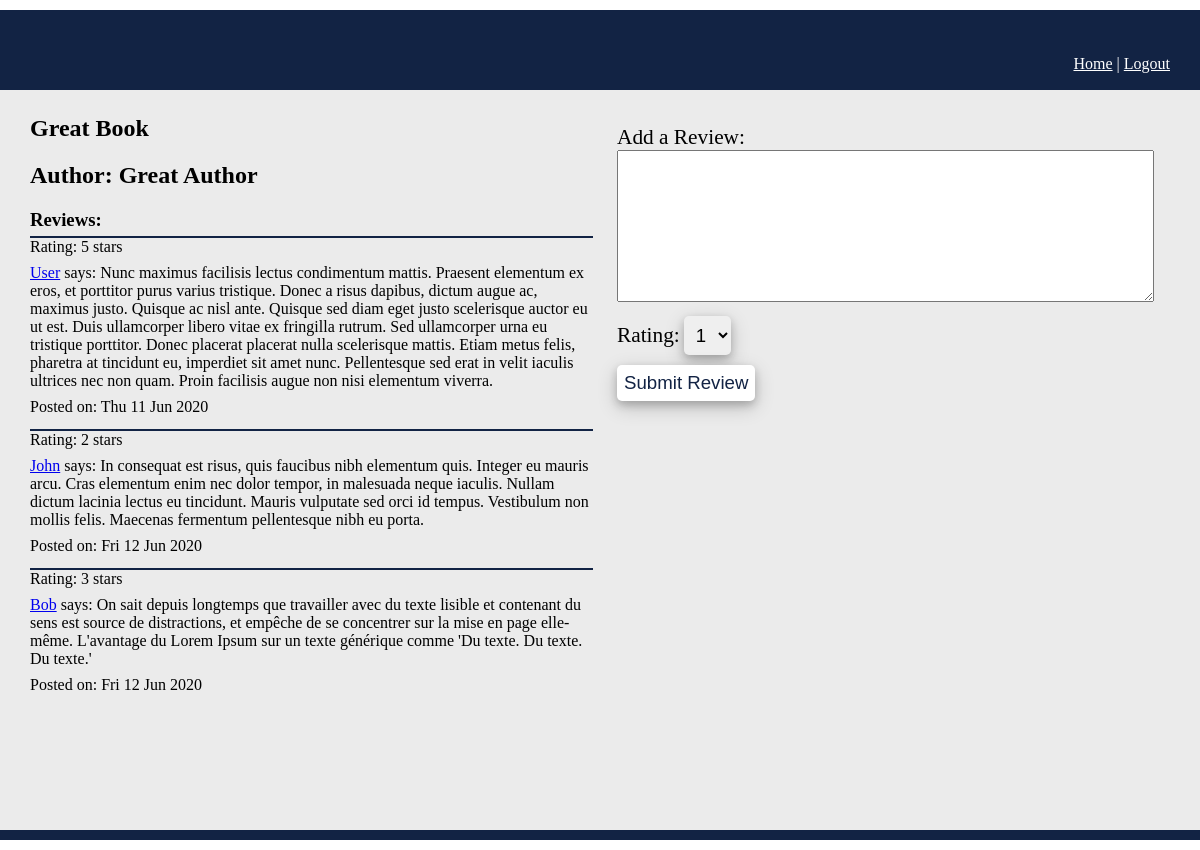
Screenshot of /books/1 with the database file from the repository.
### dojoreads_app/models.py (models this page shows)
class Book(models.Model):
    title = models.CharField(max_length=255)
    author = models.ForeignKey(Author, related_name="books", on_delete=models.CASCADE)
    created_at = models.DateTimeField(auto_now_add=True)
    updated_at = models.DateTimeField(auto_now=True)

class Author(models.Model):
    author = models.CharField(max_length=255)
    created_at = models.DateTimeField(auto_now_add=True)
    updated_at = models.DateTimeField(auto_now=True)

class Review(models.Model):
    review = models.TextField()
    rating = models.IntegerField(default=0)
    book = models.ForeignKey(Book, related_name="reviews", on_delete=models.CASCADE)
    poster = models.ForeignKey(User, related_name="reviews", on_delete=models.CASCADE)
    created_at = models.DateTimeField(auto_now_add=True)
    updated_at = models.DateTimeField(auto_now=True)

class User(models.Model):
    name = models.CharField(max_length=255)
    alias = models.CharField(max_length=45)
    email = models.CharField(max_length=255)
    password = models.CharField(max_length=255)
    created_at = models.DateTimeField(auto_now_add=True)
    updated_at = models.DateTimeField(auto_now=True)
    objects = UserManager()

### dojoreads_app/views.py (the view)
# urls.py: path('books/<int:book_id>', views.one_book),
def one_book(request, book_id):
    book = Book.objects.get(id=book_id)
    context ={
        'book': Book.objects.get(id=book_id),
        'all_reviews': book.reviews.all()
    }
    return render(request, 'one_book.html', context)

### dojoreads_app/templates/one_book.html (shortened to what this page needs)
<!DOCTYPE html>
<html lang="en">
<head>
    {%load static%}
    <link rel="stylesheet" href="{% static 'style/style.css' %}">
</head>
<body>
    <div id="wrapper">
        <div class="header">
            <p><a href="/books">Home</a> | <a href="/logout">Logout</a></p>
        </div>
        <div class="main">
            <div id="column-1">
                <h2>{{book.title}}</h2>
                <h2>Author: {{book.author.author}}</h2>
                <h3>Reviews:</h3>
                <div>
                    {%for review in all_reviews%}
                    <div class="border"><p>Rating: {{review.rating}} stars</p></div>
                    <p><a href="/users/{{review.poster.id}}">{{review.poster.alias}}</a> says: {{review.review}}</p><br>
                    <p>Posted on: {{review.created_at|date:"D d M Y"}}</p><br>
                    {% endfor %}
                </div>
            </div>
            <div id="column-1">
                <form action="/add_review" method="POST">
                    <label for="">Add a Review:</label><br>
                    <textarea name="review" id="" cols="65" rows="10"></textarea><br>
                    <label for="">Rating:</label>
                    <select name="rating" id="">
                        <option value="1">1</option>
                    </select><br>
                    <button>Submit Review</button>
                </form>
            </div>
        </div>
    </div>
</body>
</html>

### dojoreads_app/static/style/style.css (style rules this page uses)
* { padding: 0px; margin: 0px; }
#wrapper { margin: 10px auto; background-color: #122344; padding-top: 20px; padding-bottom: 10px; width: 1200px; }
.header { min-height: 40px; margin-bottom: 20px; padding-left: 30px; padding-right: 30px; }
.header a,p { color: #fff; display: inline-block; }
.header p { float: right; padding-top: 25px; }
form { color: #ffffff; padding: 10px; }
select { width: fit-content; padding: 8px; border-radius: 5px; font-size: 14pt; border: none; box-shadow: 0 4px 8px 0 rgba(0, 0, 0, 0.2), 0 6px 20px 0 rgba(0, 0, 0, 0.19); }
button { padding: 7px; border-radius: 5px; font-size: 14pt; background-color: #fff; color: #122344; margin-top: 10px; border: none; box-shadow: 0 4px 8px 0 rgba(0, 0, 0, 0.2), 0 6px 20px 0 rgba(0, 0, 0, 0.19); }
form label { font-size: 16pt; }
.main { min-height: 700px; background-color: #ebebeb; padding: 20px 25px; }
.main form { color: black; }
#column-1 { width: 563px; display: inline-block; vertical-align: top; margin: 5px; }
#column-1 h2 { margin-bottom: 20px; }
#column-1 h3 { margin-bottom: 5px; }
#column-1 p { color: black; }
#column-1 .border { margin-top: 5px; border-top: #122344 solid 2px; }
#column-1 p { margin-bottom: 8px; }
#column-1 textarea { margin-bottom: 10px; }

### rows the page displays
Book: title "Great Book", author.author "Great Author"
Review: rating "5", poster.alias "User", review "Nunc maximus facilisis lectus condimentum mattis. Praesent elementum ex eros, et porttitor purus varius tristique. Donec a risus dapibus, dictum augue ac, maximus justo. Quisque ac nisl ante. Quisque sed diam eget justo scelerisque auctor eu ut est. Duis ullamcorper libero vitae ex fringilla rutrum. Sed ullamcorper urna eu tristique porttitor. Donec placerat placerat nulla scelerisque mattis. Etiam metus felis, pharetra at tincidunt eu, imperdiet sit amet nunc. Pellentesque sed erat in velit iaculis ultrices nec non quam. Proin facilisis augue non nisi elementum viverra.", created_at "Thu 11 Jun 2020"
Review: rating "2", poster.alias "John", review "In consequat est risus, quis faucibus nibh elementum quis. Integer eu mauris arcu. Cras elementum enim nec dolor tempor, in malesuada neque iaculis. Nullam dictum lacinia lectus eu tincidunt. Mauris vulputate sed orci id tempus. Vestibulum non mollis felis. Maecenas fermentum pellentesque nibh eu porta.", created_at "Fri 12 Jun 2020"
Review: rating "3", poster.alias "Bob", review "On sait depuis longtemps que travailler avec du texte lisible et contenant du sens est source de distractions, et empêche de se concentrer sur la mise en page elle-même. L'avantage du Lorem Ipsum sur un texte générique comme 'Du texte. Du texte. Du texte.'", created_at "Fri 12 Jun 2020"
